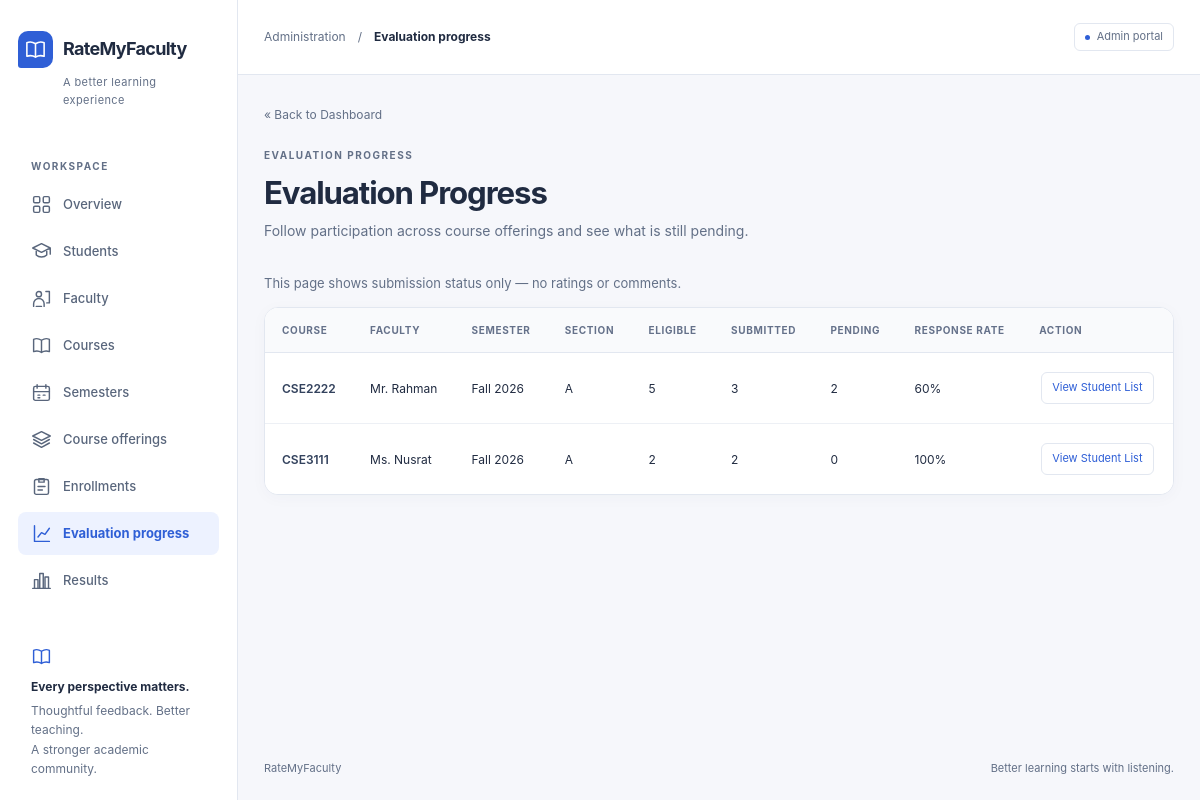
The app's page /admin/progress.php (signed in) with its own data.
### tables this page shows
CREATE TABLE
    course_offerings (
        offering_id INT UNSIGNED AUTO_INCREMENT PRIMARY KEY,
        course_id INT UNSIGNED NOT NULL,
        semester_id INT UNSIGNED NOT NULL,
        faculty_id INT UNSIGNED NOT NULL,
        section VARCHAR(20) NOT NULL,
        is_active TINYINT (1) NOT NULL DEFAULT 1,
        CONSTRAINT uq_offerings_course_semester_section UNIQUE (course_id, semester_id, section),
        CONSTRAINT fk_offerings_course FOREIGN KEY (course_id) REFERENCES courses (course_id) ON DELETE RESTRICT ON UPDATE CASCADE,
        CONSTRAINT fk_offerings_semester FOREIGN KEY (semester_id) REFERENCES semesters (semester_id) ON DELETE RESTRICT ON UPDATE CASCADE,
        CONSTRAINT fk_offerings_faculty FOREIGN KEY (faculty_id) REFERENCES faculty (faculty_id) ON DELETE RESTRICT ON UPDATE CASCADE
    );

CREATE TABLE
    courses (
        course_id INT UNSIGNED AUTO_INCREMENT PRIMARY KEY,
        course_code VARCHAR(30) NOT NULL,
        course_title VARCHAR(150) NOT NULL,
        credit_hours DECIMAL(3, 1) NULL,
        is_active TINYINT (1) NOT NULL DEFAULT 1,
        CONSTRAINT uq_courses_code UNIQUE (course_code)
    );

CREATE TABLE
    faculty (
        faculty_id INT UNSIGNED AUTO_INCREMENT PRIMARY KEY,
        user_id INT UNSIGNED NOT NULL,
        faculty_code VARCHAR(40) NULL,
        full_name VARCHAR(120) NOT NULL,
        designation VARCHAR(80) NULL,
        CONSTRAINT uq_faculty_user_id UNIQUE (user_id),
        CONSTRAINT uq_faculty_code UNIQUE (faculty_code),
        CONSTRAINT fk_faculty_user FOREIGN KEY (user_id) REFERENCES users (user_id) ON DELETE RESTRICT ON UPDATE CASCADE
    );

CREATE TABLE
    semesters (
        semester_id INT UNSIGNED AUTO_INCREMENT PRIMARY KEY,
        semester_name VARCHAR(30) NOT NULL,
        year SMALLINT UNSIGNED NOT NULL,
        evaluation_open_at DATETIME NOT NULL,
        evaluation_close_at DATETIME NOT NULL,
        is_locked TINYINT (1) NOT NULL DEFAULT 0,
        created_at DATETIME NOT NULL DEFAULT CURRENT_TIMESTAMP,
        CONSTRAINT uq_semesters_name_year UNIQUE (semester_name, year),
        CONSTRAINT chk_semesters_window CHECK (evaluation_open_at < evaluation_close_at)
    );

### includes/validation.php (called while the page is built, shortened)
<?php
function e($value): string
{
    return htmlspecialchars((string) $value, ENT_QUOTES, 'UTF-8');
}

### admin/progress.php (the view, shortened to what this page needs)
<?php
require_once __DIR__ . '/../config/database.php';
require_once __DIR__ . '/../includes/validation.php';
$stmt = $pdo->query(
    "SELECT co.offering_id, c.course_code, co.section, sem.semester_name, sem.year, f.full_name AS faculty_name,
            COUNT(DISTINCT CASE WHEN en.status = 'completed' THEN en.student_id END) AS eligible_count,
            COUNT(DISTINCT CASE WHEN en.status = 'completed' AND sr.student_id IS NOT NULL THEN en.student_id END) AS submitted_count
     FROM course_offerings co
     JOIN courses c ON c.course_id = co.course_id
     JOIN semesters sem ON sem.semester_id = co.semester_id
     JOIN faculty f ON f.faculty_id = co.faculty_id
     LEFT JOIN enrollments en ON en.offering_id = co.offering_id
     LEFT JOIN submission_receipts sr ON sr.offering_id = co.offering_id AND sr.student_id = en.student_id
     GROUP BY co.offering_id, c.course_code, co.section, sem.semester_name, sem.year, f.full_name
     ORDER BY sem.year DESC, sem.semester_name, c.course_code, co.section"
);
$offerings = $stmt->fetchAll();
?>
<!DOCTYPE html>
<html lang="en">
<head>
    <link rel="stylesheet" href="<?php echo e(BASE_URL); ?>/assets/css/style.css">
</head>
<body class="app-page">
    <aside class="sidebar" aria-label="Administration">
        <div class="brand"><span class="brand-mark"><svg class="icon" aria-hidden="true" focusable="false"><use href="../assets/icons.svg#book"></use></svg></span><span>RateMyFaculty</span></div>
        <span class="brand-subtitle">A better learning experience</span>
        <div class="nav-label">Workspace</div>
        <nav aria-label="Main navigation"><a class="nav-link" href="dashboard.php"><svg class="icon" aria-hidden="true" focusable="false"><use href="../assets/icons.svg#grid"></use></svg><span>Overview</span></a>
            <a class="nav-link" href="students.php"><svg class="icon" aria-hidden="true" focusable="false"><use href="../assets/icons.svg#students"></use></svg><span>Students</span></a>
            <a class="nav-link" href="faculty.php"><svg class="icon" aria-hidden="true" focusable="false"><use href="../assets/icons.svg#faculty"></use></svg><span>Faculty</span></a>
            <a class="nav-link" href="courses.php"><svg class="icon" aria-hidden="true" focusable="false"><use href="../assets/icons.svg#book"></use></svg><span>Courses</span></a>
            <a class="nav-link" href="semesters.php"><svg class="icon" aria-hidden="true" focusable="false"><use href="../assets/icons.svg#calendar"></use></svg><span>Semesters</span></a>
            <a class="nav-link" href="offerings.php"><svg class="icon" aria-hidden="true" focusable="false"><use href="../assets/icons.svg#layers"></use></svg><span>Course offerings</span></a>
            <a class="nav-link" href="enrollments.php"><svg class="icon" aria-hidden="true" focusable="false"><use href="../assets/icons.svg#enroll"></use></svg><span>Enrollments</span></a>
            <a class="nav-link" href="progress.php" aria-current="page"><svg class="icon" aria-hidden="true" focusable="false"><use href="../assets/icons.svg#progress"></use></svg><span>Evaluation progress</span></a>
            <a class="nav-link" href="results.php"><svg class="icon" aria-hidden="true" focusable="false"><use href="../assets/icons.svg#chart"></use></svg><span>Results</span></a></nav>
        <div class="sidebar-note"><svg class="icon" aria-hidden="true" focusable="false"><use href="../assets/icons.svg#book"></use></svg><strong>Every perspective matters.</strong>Thoughtful feedback. Better teaching.<br>A stronger academic community.</div>
    </aside>
    <div class="workspace">
        <header class="topbar"><div class="topbar-path">Administration<span aria-hidden="true">/</span><strong>Evaluation progress</strong></div><span class="workspace-tag">Admin portal</span></header>
        <main class="main-content" id="main-content" tabindex="-1">
    <p class="back-link"><a href="<?php echo e(BASE_URL); ?>/admin/dashboard.php">&laquo; Back to Dashboard</a></p>
    <p class="eyebrow">Evaluation progress</p>
    <h1>Evaluation Progress</h1>
    <p class="page-description">Follow participation across course offerings and see what is still pending.</p>
    <p class="context-line"><em>This page shows submission status only — no ratings or comments.</em></p>
    <div class="table-region" role="region" aria-label="Evaluation progress table" tabindex="0"><table class="data-table">
        <tr><th scope="col">Course</th><th scope="col">Faculty</th><th scope="col">Semester</th><th scope="col">Section</th><th scope="col">Eligible</th><th scope="col">Submitted</th><th scope="col">Pending</th><th scope="col">Response Rate</th><th scope="col">Action</th></tr>
        <?php foreach ($offerings as $o):
            $eligible  = (int)$o['eligible_count'];
            $submitted = (int)$o['submitted_count'];
            $pending   = $eligible - $submitted;
            $rate      = $eligible > 0 ? round(($submitted / $eligible) * 100, 1) : 0.0;
        ?>
            <tr>
                <td><?php echo e($o['course_code']); ?></td>
                <td><?php echo e($o['faculty_name']); ?></td>
                <td><?php echo e($o['semester_name'] . ' ' . $o['year']); ?></td>
                <td><?php echo e($o['section']); ?></td>
                <td><?php echo $eligible; ?></td>
                <td><?php echo $submitted; ?></td>
                <td><?php echo $pending; ?></td>
                <td><?php echo e((string)$rate); ?>%</td>
                <td class="actions-cell"><a href="progress_detail.php?offering_id=<?php echo (int)$o['offering_id']; ?>">View Student List</a></td>
            </tr>
        <?php endforeach; ?>
    </table></div>
        </main>
        <footer class="page-footer"><span>RateMyFaculty</span><span>Better learning starts with listening.</span></footer>
    </div>
</body>
</html>

### records on screen
course_offerings: course.course_code "CSE2222", faculty.full_name "Mr. Rahman", semester.year "Fall 2026", section "A", eligible "5", submitted "3", pending "2", rate "60"
course_offerings: course.course_code "CSE3111", faculty.full_name "Ms. Nusrat", semester.year "Fall 2026", section "A", eligible "2", submitted "2", pending "0", rate "100"
